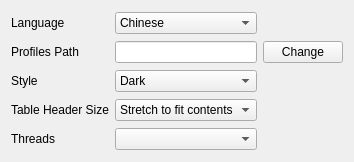
<?xml version="1.0" encoding="UTF-8"?>
<ui version="4.0">
 <class>Settings</class>
 <widget class="QWidget" name="Settings">
  <property name="geometry">
   <rect>
    <x>0</x>
    <y>0</y>
    <width>344</width>
    <height>162</height>
   </rect>
  </property>
  <property name="windowTitle">
   <string>Settings</string>
  </property>
  <layout class="QGridLayout" name="gridLayout">
   <item row="0" column="0">
    <widget class="QLabel" name="labelLanguage">
     <property name="text">
      <string>Language</string>
     </property>
    </widget>
   </item>
   <item row="0" column="1">
    <widget class="QComboBox" name="comboBoxLanguage">
     <item>
      <property name="text">
       <string>Chinese</string>
      </property>
     </item>
     <item>
      <property name="text">
       <string>English</string>
      </property>
     </item>
     <item>
      <property name="text">
       <string>French</string>
      </property>
     </item>
     <item>
      <property name="text">
       <string>German</string>
      </property>
     </item>
     <item>
      <property name="text">
       <string>Italian</string>
      </property>
     </item>
     <item>
      <property name="text">
       <string>Japanese</string>
      </property>
     </item>
     <item>
      <property name="text">
       <string>Korean</string>
      </property>
     </item>
     <item>
      <property name="text">
       <string>Spanish</string>
      </property>
     </item>
    </widget>
   </item>
   <item row="1" column="0">
    <widget class="QLabel" name="labelProfiles">
     <property name="text">
      <string>Profiles Path</string>
     </property>
    </widget>
   </item>
   <item row="1" column="1">
    <widget class="QLineEdit" name="lineEditProfiles">
     <property name="readOnly">
      <bool>true</bool>
     </property>
    </widget>
   </item>
   <item row="1" column="2">
    <widget class="QPushButton" name="pushButtonProfile">
     <property name="text">
      <string>Change</string>
     </property>
    </widget>
   </item>
   <item row="2" column="0">
    <widget class="QLabel" name="labelStyle">
     <property name="text">
      <string>Style</string>
     </property>
    </widget>
   </item>
   <item row="2" column="1">
    <widget class="QComboBox" name="comboBoxStyle">
     <item>
      <property name="text">
       <string>Dark</string>
      </property>
     </item>
     <item>
      <property name="text">
       <string>Light</string>
      </property>
     </item>
    </widget>
   </item>
   <item row="3" column="0">
    <widget class="QLabel" name="labelTableHeaderSize">
     <property name="text">
      <string>Table Header Size</string>
     </property>
    </widget>
   </item>
   <item row="3" column="1">
    <widget class="QComboBox" name="comboBoxTableHeaderSize">
     <item>
      <property name="text">
       <string>Stretch to fit contents</string>
      </property>
     </item>
     <item>
      <property name="text">
       <string>Stretch to fit width</string>
      </property>
     </item>
    </widget>
   </item>
   <item row="4" column="0">
    <widget class="QLabel" name="labelThreads">
     <property name="text">
      <string>Threads</string>
     </property>
    </widget>
   </item>
   <item row="4" column="1">
    <widget class="QComboBox" name="comboBoxThreads"/>
   </item>
  </layout>
 </widget>
 <resources/>
 <connections/>
</ui>
